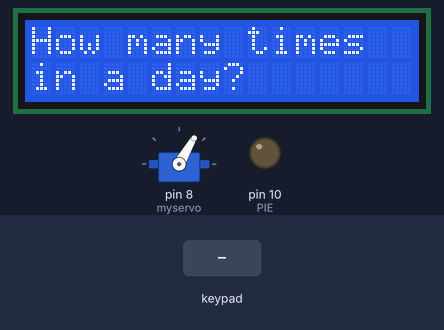
Bench run of a sketch on a simulated Arduino Nano, built with avr-gcc and run on an emulated ATmega328P. Shown: 16×2 character LCD, servo, output pins drawn as LEDs (lit = HIGH). The test bench sets the inputs (shaded band).

Above: at 7.3 s.
7.4 s: keypad keys 1 2 # pressed 0.4 s apart
At 8.0 s:
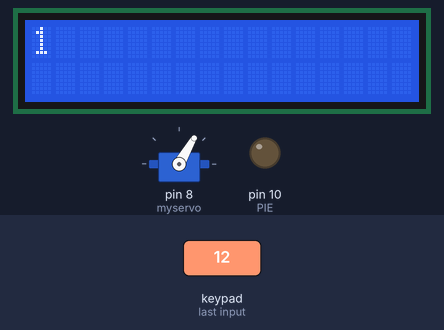
11.6 s: key 'A' pressed
At 14.3 s:
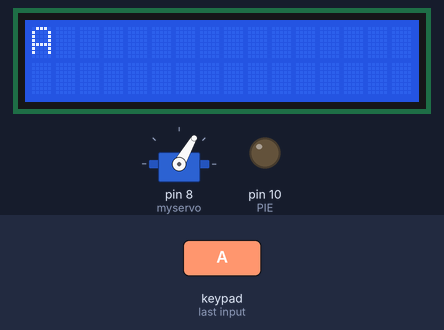
14.6 s: key 'B' pressed
At 17.0 s:
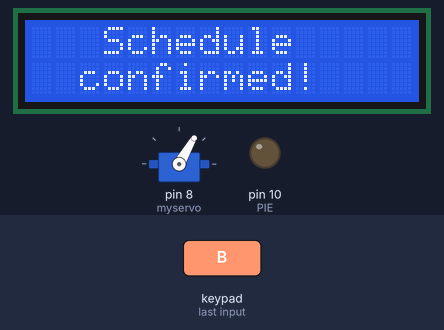
17.6 s: keypad keys 1 2 pressed 0.4 s apart
At 20.5 s:
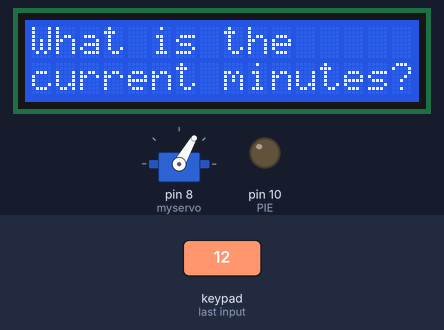
21.3 s: key 'C' pressed
At 22.5 s:
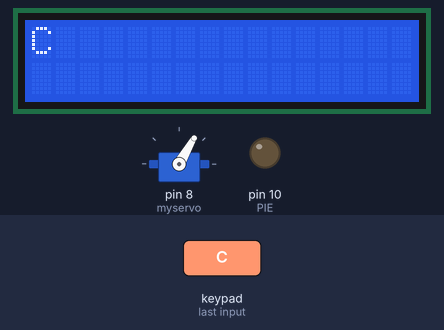
22.8 s: keypad keys 1 2 * pressed 0.4 s apart
At 24.4 s:
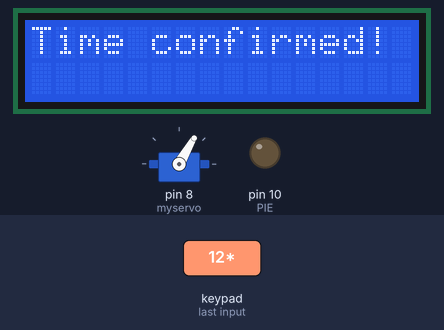
Timing chart, 0 to 25.9 s (numbered marks = the images above; inputs shaded):
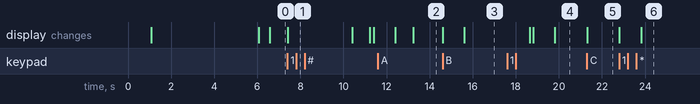

Measured:
- after the input at 7.4 s, the display: changes at once (image 1)
- after the input at 11.6 s, the display: first differs from a run without the input after 1.6 s (image 2)
- after the input at 14.6 s, the display: first changes at once (image 3 shows a later state)
- after the input at 17.6 s, the display: first changes after 1.0 s (image 4 shows a later state)
- after the input at 21.3 s, the display: changes at once (image 5)
- after the input at 22.8 s, the display: first changes at once (image 6 shows a later state)

The sketch:

project_teehehe.ino
```cpp
// Eileen Kuang & Elaine Qian
// December 12, 2023
// Automatic pet feeder
// Robot that sets scheduled feeding times and dispenses pet food

// Include libraries for servo, lcd, and keypad
#include "Servo.h"
#include <LiquidCrystal.h>
#include <Keypad.h>

// Variable declarations

// keypad
const int ROW_NUM = 4; // four rows
const int COLUMN_NUM = 4; // four columns
//ultrasonic sensor
const int TRIG_PIN = 20;
const int ECHO_PIN = 21;
// lcd display
const int RS = 12, EN = 11, D4 = 5, D5 = 4, D6 = 3, D7 = 2;
// piezo!
const int PIE = 10;

long duration;
int distance;
int currentHour; // user input
int currentMin; // user input
int currentTime;
int countTime; // time the program is counting
int target; // dispensing time
int numFeeding; // how many times pet needs to be fed in a day
int targetTimes[10]; // array of feeding times
String input = "";
char key;

// Create a new servo object:
Servo myservo;

char keys[ROW_NUM][COLUMN_NUM] = {
  {'1','2','3', 'A'},
  {'4','5','6', 'B'},
  {'7','8','9', 'C'},
  {'*','0','#', 'D'}
};

byte pin_rows[ROW_NUM] = {A7, A6, A5, A4}; // connect to the row pinouts of the keypad
byte pin_column[COLUMN_NUM] = {A3, A2, A1, A0}; // connect to the column pinouts of the keypad

// initializing keypad object
Keypad keypad = Keypad(makeKeymap(keys), pin_rows, pin_column, ROW_NUM, COLUMN_NUM );

// initializing lcd object
LiquidCrystal lcd(RS, EN, D4, D5, D6, D7);

void setup() {

  Serial.begin(9600);
  delay(1000);

  // setting up in/out pins
  pinMode(TRIG_PIN, OUTPUT);
  pinMode(ECHO_PIN, INPUT);
  pinMode(PIE, OUTPUT);

  lcd.begin(16, 2); // sets up rows and columns on the screen
  lcd.clear();

  myservo.attach(8);
  myservo.write(60);

  // Welcome message
  lcd.print("    Welcome:");
  lcd.setCursor(0, 1);
  lcd.print("Auto Pet Feeder!");
  delay(5000);

  // prompt user input
  getTimes();
  getCurrentTime();

  // converting time
  currentTime = (currentHour * 60) + currentMin;
  countTime = currentTime;

}

void loop() {

  // counting time
  if(time()){

    //releasing food
    myservo.write(60);
    delay(500);
    myservo.write(0); // turn left
    delay(400);
    myservo.write(60);

  }

  // piezo alert when food supply is low
  if(getDistance()>14.00){

    tone(PIE, 1047); // C6
    delay(200);
    tone(PIE, 1319); // E5
    delay(200);
    tone(PIE, 1047); // C6
    delay(200);
    tone(PIE, 988); // B5
    delay(200);
    tone(PIE, 1047); // C6
    delay(200);
    noTone(PIE);

  }

} // end of loop

// distance function for ultrasonic sensor, returns distance in centimetres
double getDistance() {

  digitalWrite(TRIG_PIN, LOW);
  delay(2);
  digitalWrite(TRIG_PIN, HIGH);
  delay(10);
  digitalWrite(TRIG_PIN, LOW);

  duration = pulseIn(ECHO_PIN, HIGH);
  distance = duration * 0.034/2.0;

  return distance;
}

// prompt user input to set schedule
void getTimes(){

  // display message
  lcd.clear();
  lcd.setCursor(0,0);
  lcd.print("How many times");
  delay(500);
  lcd.setCursor(0,1);
  lcd.print("in a day?");

  char key = keypad.getKey();

  // loops while there's no user input, exits when key has a value
  while(key == NO_KEY) {
    key = keypad.getKey();
  }

  numFeeding = key - '0';

  lcd.clear();
  lcd.setCursor(0, 0);

  lcd.print(numFeeding);
  delay(3000);
  lcd.clear();

  // prompts user input for number of feeding times per day
  for(int i=0; i < numFeeding; i++){

    // display message
    lcd.setCursor(0,0);
    lcd.print("Enter hr for");
    lcd.setCursor(0, 1);
    lcd.print("meal time #");
    lcd.print(i+1);
    delay(800);

    key = keypad.getKey();

    // loops while there's no user input, exits when key has a value
    while(key == NO_KEY) {
      key = keypad.getKey();
    }

    lcd.clear();
    lcd.setCursor(0,0);

    lcd.print(key);
    target = 10*(key - '0'); // converting key code

    key = keypad.getKey();

    // takes a second key value for the second digit
    while(key == NO_KEY) {
      key = keypad.getKey();
    }

    lcd.print(key);
    target = target + (key - '0'); // converting key code
    delay(1000);
    lcd.clear();

    // display message for minutes
    lcd.setCursor(0,0);
    lcd.print("Enter min for");
    lcd.setCursor(0,1);
    lcd.print("meal time #");
    lcd.print(i+1);
    delay(800);

    key = keypad.getKey();

    // takes first digit
    while(key == NO_KEY) {
      key = keypad.getKey();
    }

    lcd.clear();
    lcd.setCursor(0,0);

    lcd.print(key);
    target = 60*target + 10*(key-'0'); // converting key code

    key = keypad.getKey();

    // takes second digit
    while(key == NO_KEY) {
      key = keypad.getKey();
    }

    lcd.print(key);
    target = target + (key - '0'); // converting key code
    delay(1000);

    targetTimes[i] = target;
  }

  // Confirmation message
  lcd.clear();
  lcd.setCursor(0, 0);
  lcd.print("   Schedule");
  lcd.setCursor(0, 1);
  lcd.print("  confirmed!");
  delay(3000);
  lcd.clear();

}

// prompts user input for current time and converts time to minutes
void getCurrentTime(){
  lcd.clear();
  lcd.setCursor(0,0);
  lcd.print("What is the");
  lcd.setCursor(0,1);
  lcd.print("current hour?");

  key = keypad.getKey();

  // first digit
  while(key == NO_KEY) {
    key = keypad.getKey();
  }

  lcd.clear();
  lcd.setCursor(0,0);
  lcd.print(key);
  currentHour = 10*(key-'0'); // converting key code

  key = keypad.getKey();

  // second digit
  while(key == NO_KEY) {
    key = keypad.getKey();
  }

  lcd.print(key);
  currentHour = currentHour + (key-'0'); // adding to hours
  delay(1000);

  // display message
  lcd.clear();
  lcd.setCursor(0,0);
  lcd.print("What is the");
  lcd.setCursor(0,1);
  lcd.print("current minutes?");

  key = keypad.getKey();

  // first digit
  while(key == NO_KEY) {
    key = keypad.getKey();
  }

  lcd.clear();
  lcd.setCursor(0,0);
  lcd.print(key);
  currentMin = 10*(key-'0'); // converting key code

  key = keypad.getKey();

  // second digit
  while(key == NO_KEY) {
    key = keypad.getKey();
  }

  lcd.print(key);
  currentMin = currentMin + (key-'0'); // converting key code
  delay(1000);

  // Confirmation message
  lcd.clear();
  lcd.setCursor(0,0);
  lcd.print("Time confirmed!");
  delay(3000);
  lcd.clear();

  // display next feeding time
  firstNextFeeding();

}

// counts time and returns if it's a feeding time or not
bool time(){

  if(countTime == currentTime + 1440) {
    countTime = 0;
  }

  delay(60000); // count 1 minute
  countTime++;

  // loops through all target times
  for(int i = 0; i < numFeeding; i++) {

    if(countTime == targetTimes[i]) {
      nextFeeding(i);
      return true;
    }
  }
  return false;
}

// prints next feeding time in hours and minutes, after first feeding has already occurred
void nextFeeding(int i) {

  // display message
  lcd.clear();
  lcd.setCursor(0,0);
  lcd.print("Next feeding");
  lcd.setCursor(0,1);
  lcd.print("time: ");

  // converts minutes to print in hr:min
  if (targetTimes[i+1] == 0) { // accounts for empty cells in array

    lcd.print((targetTimes[0] - (targetTimes[0]%60))/60);
    lcd.print(":");

    if((targetTimes[0]%60) < 10) { // prints 0 before single-digit minutes
      lcd.print("0");
      lcd.print(targetTimes[0]%60);

    } else {

        lcd.print(targetTimes[0]%60); // prints minutes

    }

  } else {

    lcd.print((targetTimes[i+1] - (targetTimes[i+1]%60))/60); // prints hours
    lcd.print(":");

    if((targetTimes[i+1]%60) < 10) { // prints 0 before single-digit minutes

      lcd.print("0");
      lcd.print(targetTimes[i+1]%60);

    } else {

      lcd.print(targetTimes[i+1]%60); // prints minutes

    }

  }

}

// prints next feeding time before the first feeding has already occurred; must check the next closest feeding time regardless of order
void firstNextFeeding() {

  // declare local variables
  int nextTime = 1440;
  int a;

  // display message
  lcd.clear();
  lcd.setCursor(0,0);
  lcd.print("Next feeding");
  lcd.setCursor(0,1);
  lcd.print("time: ");

  // loops through current feeding times
  for (int i = 0; i < numFeeding; i++){

    if((targetTimes[i] - currentTime < nextTime) && (targetTimes[i] - currentTime >= 0)) {

      a = i;
      nextTime = targetTimes[i] - currentTime;

    }

  }

  // converts minutes to print in hr:min
  lcd.print((targetTimes[a] - (targetTimes[a]%60))/60); // hours
  lcd.print(":");
  if((targetTimes[a]%60) < 10) { // prints 0 before single-digit minutes

    lcd.print("0");
    lcd.print(targetTimes[a]%60);

  } else {

    lcd.print(targetTimes[a]%60); // double-digit minutes

  }

}
```
